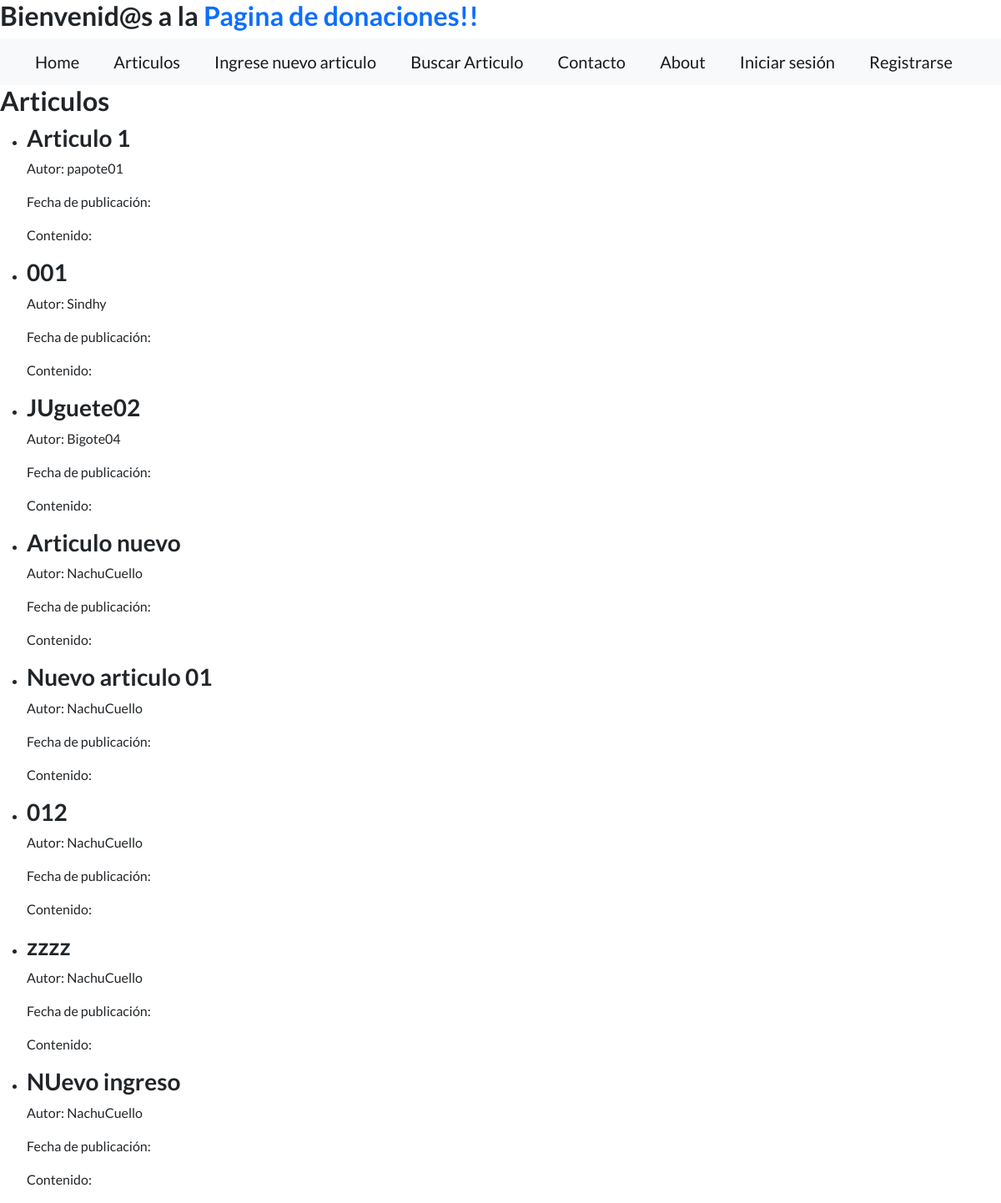
The app's page /articulos/, older data.
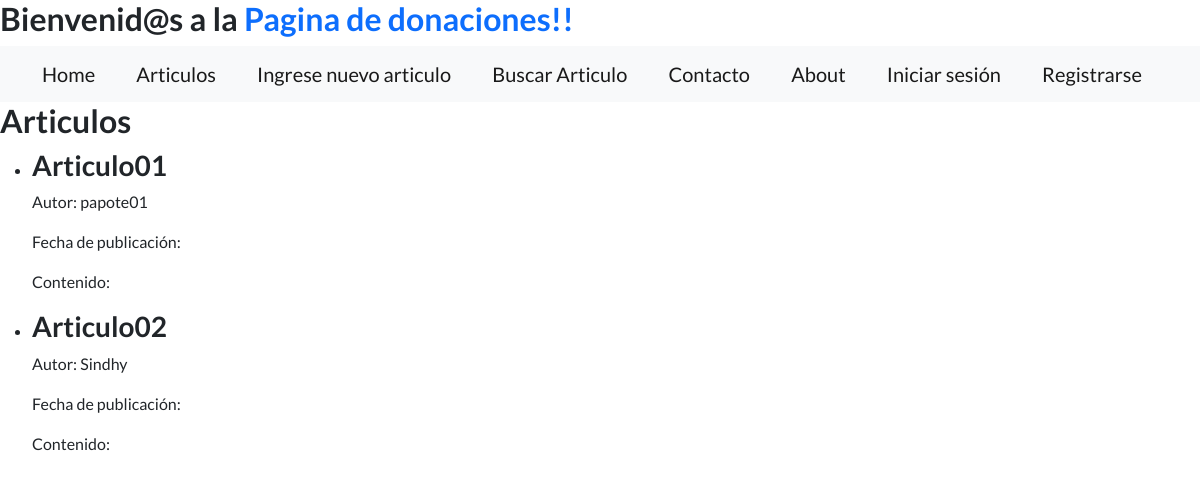
The same page, newer data.
### MyAPP/models.py (models this page shows, shortened)
class Articulo(models.Model):
    titulo = models.CharField(max_length=200)
    juguete = models.CharField(max_length=200)
    subtitulo = models.CharField(max_length=200)
    cuerpo = models.TextField()
    autor = models.ForeignKey(User, on_delete=models.CASCADE)
    fecha = models.DateTimeField(auto_now_add=True)
    imagen = models.ImageField(upload_to='articulos/', blank=True, null=True)
    proyecto = models.ForeignKey(Proyecto, on_delete=models.CASCADE)

### MyAPP/views.py (the view)
# urls.py: path('articulos/', views.lista_articulos, name='lista_articulos'),
def lista_articulos(request):
    articulos = Articulo.objects.all()
    contexto = {'articulos': articulos}
    return render(request, 'lista_articulos.html', contexto)

### MyAPP/templates/lista_articulos.html
{% extends 'base.html' %}
{% load static %}
{% block content %}
  <h2>Articulos</h2>
  <ul>
    {% for articulo in articulos %}
      <li>
        <h3>{{ articulo.titulo }}</h3>
        <p>Autor: {{ articulo.autor }}</p>
        <p>Fecha de publicación: {{ articulo.fecha_publicacion }}</p>
        <p>Contenido: {{ articulo.contenido }}</p>
      </li>
    {% empty %}
      <li>No hay artículos disponibles.</li>
    {% endfor %}
  </ul>
{% endblock %}

### MyAPP/templates/base.html (shortened to what this page needs)
{% load static %}
<!DOCTYPE html>
<html lang="en">
<head>
    <link href="https://cdn.jsdelivr.net/npm/bootstrap-icons@1.5.0/font/bootstrap-icons.css" rel="stylesheet" type="text/css" />
    <link href="{% static 'css/styles.css' %}" rel="stylesheet" />
</head>
<body>
    <header>
        <h2>Bienvenid@s a la <span class="text-primary">Pagina de donaciones!!</span></h2>
        <nav class="navbar navbar-light bg-light static-top">
            <div class="container">
                <a class="navbar-brand" href="{% url 'index' %}">Home</a>
                <a class="navbar-brand" href="{% url 'Proyectos' %}">Articulos</a>
                <a class="navbar-brand" href="{% url 'crear_articulo' %}">Ingrese nuevo articulo</a>
                <a class="navbar-brand" href="{% url 'buscar' %}">Buscar Articulo</a>
                <a class="navbar-brand" href="{% url 'contacto' %}">Contacto</a>
                <a class="navbar-brand" href="{% url 'about' %}">About</a>
                {% if user.is_authenticated %}
                <div class="dropdown">
                    <button class="btn btn-secondary dropdown-toggle" type="button" id="dropdownMenuButton1" data-bs-toggle="dropdown" aria-expanded="false">
                        {{ user.username }}
                    </button>
                    <ul class="dropdown-menu" aria-labelledby="dropdownMenuButton1">
                        <li><a class="dropdown-item" href="{% url 'Perfiles:logout' %}">Cerrar sesión</a></li>
                    </ul>
                </div>
                {% else %}
                <a class="navbar-brand" href="{% url 'Perfiles:login' %}">Iniciar sesión</a>
                <a class="navbar-brand" href="{% url 'Perfiles:registro' %}">Registrarse</a>
                {% endif %}
            </div>
        </nav>
    </header>
    <main>
        {% block content %}
        {% endblock %}
    </main>
</body>
</html>

Row changes from the older to the newer data that the page shows:
removed Articulo: titulo "JUguete02", autor "Bigote04"
removed Articulo: titulo "Articulo nuevo", autor "NachuCuello"
removed Articulo: titulo "Nuevo articulo 01", autor "NachuCuello"
removed Articulo: titulo "012", autor "NachuCuello"
removed Articulo: titulo "zzzz", autor "NachuCuello"
removed Articulo: titulo "NUevo ingreso", autor "NachuCuello"
changed Articulo "papote01": titulo "Articulo 1" → "Articulo01"
changed Articulo "Sindhy": titulo "001" → "Articulo02"
